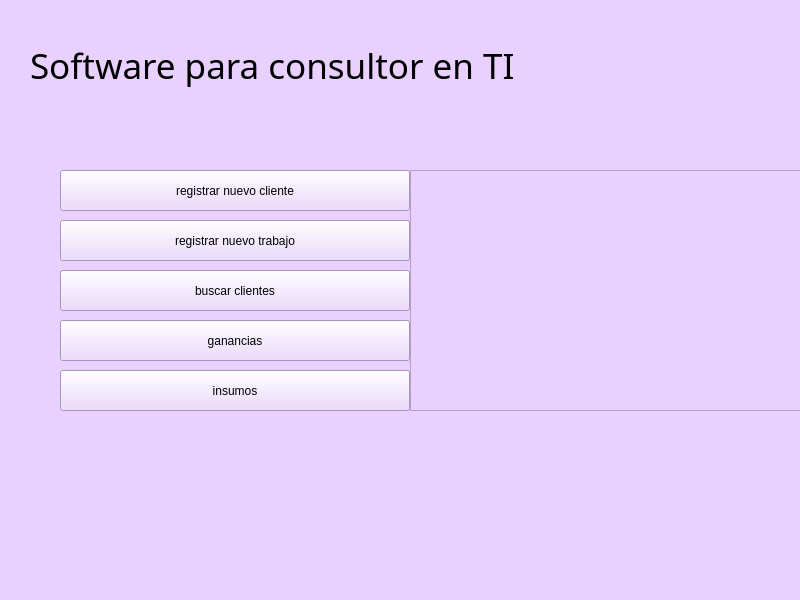
<?xml version="1.0" encoding="UTF-8"?>
<ui version="4.0">
 <class>MainWindow</class>
 <widget class="QMainWindow" name="MainWindow">
  <property name="geometry">
   <rect>
    <x>0</x>
    <y>0</y>
    <width>800</width>
    <height>600</height>
   </rect>
  </property>
  <property name="windowTitle">
   <string>MainWindow</string>
  </property>
  <property name="styleSheet">
   <string notr="true">background-color: rgb(232, 208, 255);</string>
  </property>
  <widget class="QWidget" name="centralwidget">
   <widget class="QPushButton" name="btnRegistrarcli">
    <property name="geometry">
     <rect>
      <x>60</x>
      <y>170</y>
      <width>350</width>
      <height>41</height>
     </rect>
    </property>
    <property name="styleSheet">
     <string notr="true">font: 18pt &quot;Century Gothic&quot;;</string>
    </property>
    <property name="text">
     <string>registrar nuevo cliente</string>
    </property>
   </widget>
   <widget class="QPushButton" name="btnRegistrartrab">
    <property name="geometry">
     <rect>
      <x>60</x>
      <y>220</y>
      <width>350</width>
      <height>41</height>
     </rect>
    </property>
    <property name="styleSheet">
     <string notr="true">font: 18pt &quot;Century Gothic&quot;;
</string>
    </property>
    <property name="text">
     <string>registrar nuevo trabajo</string>
    </property>
   </widget>
   <widget class="QPushButton" name="btnBuscarcli">
    <property name="geometry">
     <rect>
      <x>60</x>
      <y>270</y>
      <width>350</width>
      <height>41</height>
     </rect>
    </property>
    <property name="styleSheet">
     <string notr="true">font: 18pt &quot;Century Gothic&quot;;</string>
    </property>
    <property name="text">
     <string>buscar clientes</string>
    </property>
   </widget>
   <widget class="QPushButton" name="btnGanancia">
    <property name="geometry">
     <rect>
      <x>60</x>
      <y>320</y>
      <width>350</width>
      <height>41</height>
     </rect>
    </property>
    <property name="styleSheet">
     <string notr="true">font: 18pt &quot;Century Gothic&quot;;</string>
    </property>
    <property name="text">
     <string>ganancias</string>
    </property>
   </widget>
   <widget class="QPushButton" name="btnInsumos">
    <property name="geometry">
     <rect>
      <x>60</x>
      <y>370</y>
      <width>350</width>
      <height>41</height>
     </rect>
    </property>
    <property name="styleSheet">
     <string notr="true">font: 18pt &quot;Century Gothic&quot;;</string>
    </property>
    <property name="text">
     <string>insumos</string>
    </property>
   </widget>
   <widget class="QLabel" name="label">
    <property name="geometry">
     <rect>
      <x>30</x>
      <y>40</y>
      <width>511</width>
      <height>51</height>
     </rect>
    </property>
    <property name="font">
     <font>
      <family>Century Gothic</family>
      <pointsize>26</pointsize>
     </font>
    </property>
    <property name="styleSheet">
     <string notr="true">font: 26pt &quot;Century Gothic&quot;;</string>
    </property>
    <property name="text">
     <string>Software para consultor en TI</string>
    </property>
   </widget>
   <widget class="QFrame" name="frame">
    <property name="geometry">
     <rect>
      <x>410</x>
      <y>170</y>
      <width>391</width>
      <height>241</height>
     </rect>
    </property>
    <property name="styleSheet">
     <string notr="true">image: url(:/loogoo/WhatsApp Image 2021-11-15 at 19.03.07.jpeg);</string>
    </property>
    <property name="frameShape">
     <enum>QFrame::StyledPanel</enum>
    </property>
    <property name="frameShadow">
     <enum>QFrame::Raised</enum>
    </property>
   </widget>
  </widget>
  <widget class="QMenuBar" name="menubar">
   <property name="geometry">
    <rect>
     <x>0</x>
     <y>0</y>
     <width>800</width>
     <height>21</height>
    </rect>
   </property>
  </widget>
  <widget class="QStatusBar" name="statusbar"/>
 </widget>
 <resources>
  <include location="logo.qrc"/>
 </resources>
 <connections/>
</ui>
